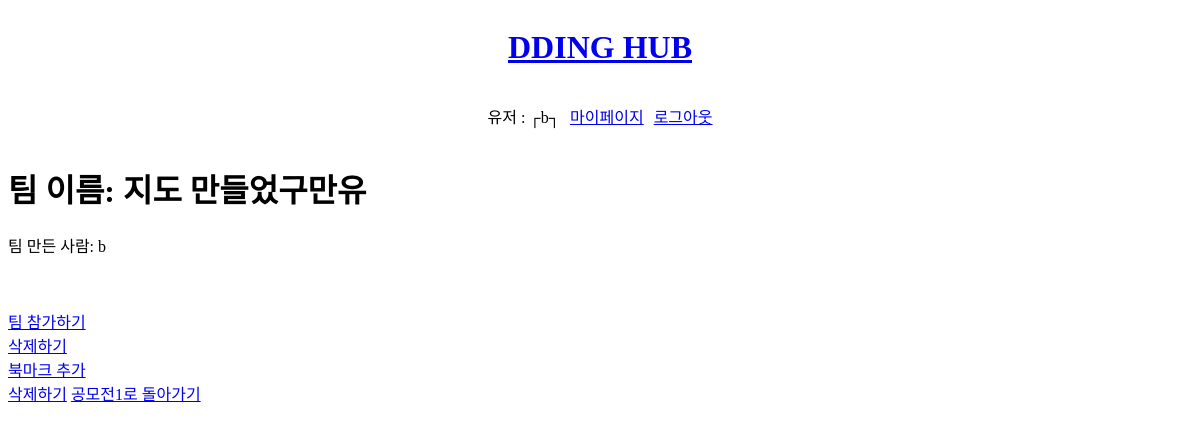
The app's page /13/13/ (signed in), older data.
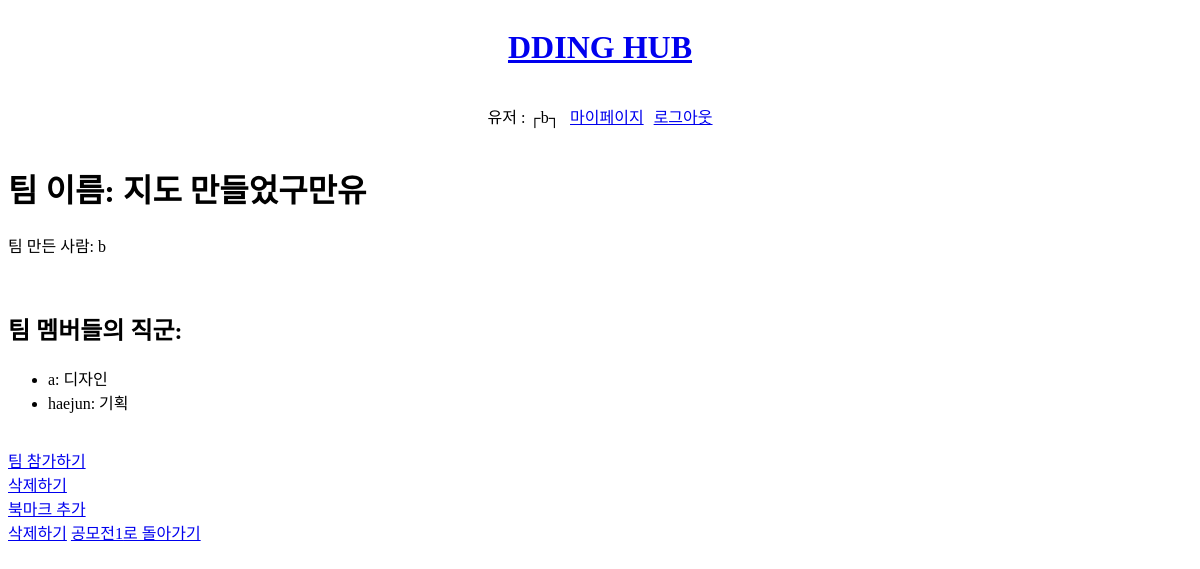
The same page, newer data.
### ddingapp/models.py (models this page shows)
class Team(models.Model):
    name = models.CharField(max_length=50)
    gongmo = models.ForeignKey(Gongmo, on_delete=models.CASCADE)
    jickgoons = models.ManyToManyField(Jickgoon, through="Member")
    created_by = models.ForeignKey(User, on_delete=models.CASCADE, null=True)

class Gongmo(models.Model):
    title = models.CharField(max_length=50)

class Member(models.Model):
    user = models.ForeignKey(User, on_delete=models.CASCADE)
    team = models.ForeignKey(Team, on_delete=models.CASCADE)
    jickgoon = models.ForeignKey(Jickgoon, on_delete=models.CASCADE)

class Jickgoon(models.Model):
    name = models.CharField(max_length=50)

### ddingapp/views.py (the view)
# urls.py: path("<int:gongmoPk>/<int:teamPk>/", views.teamDetail, name="teamDetail"),
@login_required
def teamDetail(request, gongmoPk, teamPk):
    team = get_object_or_404(Team, pk=teamPk)
    jickgoons = team.jickgoons.all()
    member = team.member_set.filter(user=request.user).first()
    if member:
        member_jickgoon = member.jickgoon.name
    else:
        member_jickgoon = None
    context = {
        'team': team,
        'jickgoons': jickgoons,
        'member_jickgoon': member_jickgoon,
    }
    return render(request, 'ddingapp/teamDetail.html', context)

### ddingapp/templates/ddingapp/teamDetail.html
{% extends 'base.html' %}
{% block body %}
<h1>팀 이름: {{ team.name }}</h1>
<p>팀 만든 사람: {{ team.created_by.username }}</p>
<br>
{% if team.member_set.all %}
<h2>팀 멤버들의 직군:</h2>
<ul>
  {% for member in team.member_set.all %}
  <li>{{ member.user.username }}: {{ member.jickgoon.name }}</li>
  {% endfor %}
</ul>
{% endif %}
<br>
<a href="/{{ team.gongmo.pk }}/{{ team.pk }}/teamJoin">팀 참가하기</a>
<br>
{% if user.is_authenticated %}
{% if user == team.created_by %}
<a href="/{{ team.gongmo.pk }}/{{ team.pk }}/teamDelete" onclick="return confirm('정말 팀을 삭제하시겠습니까?')">삭제하기</a>
<br>
{% endif %}
{% if user in team.bookmark_set.all %}
<a href="/{{ team.pk }}/bookmark/">북마크 해제</a>
{% else %}
<a href="/{{ team.pk }}/bookmark/">북마크 추가</a>
{% endif %}
{% endif %}
<br>
{% if user.is_authenticated and user == team.created_by %}
<a href="/{{ team.gongmo.pk }}/{{ team.pk }}/teamDelete" onclick="return confirm('정말 팀을 삭제하시겠습니까?')">삭제하기</a>
{% endif %}
<a href="/{{ team.gongmo.pk }}">{{ team.gongmo.title }}로 돌아가기</a>
{% endblock %}

### templates/base.html (shortened to what this page needs)
{%load static%}
<!DOCTYPE html>
<html lang="en">
<head>
</head>
<body>
  <div style="display: flex; justify-content: center;">
    <h1><a href="/">DDING HUB</a></h1>
  </div>
  {%include 'accounts.html'%}
  {%block body%}
  {%endblock%}
</body>
</html>

### templates/accounts.html
<div style="display:flex; justify-content: center; gap:10px;">
  {% if user.is_authenticated %}
  <p>유저 : ┌{{ user.username }}┐</p>
  <p><a href="/mypage/{{ user.pk }}">마이페이지</a></p>
  <p><a href="/accounts/logout">로그아웃</a></p>
  {% else %}
  <p><a href="/accounts/signup">회원가입</a></p>
  <p><a href="/accounts/login">로그인</a></p>
  {% endif %}
</div>

Row changes from the older to the newer data that the page shows:
added Member: user.username "a", jickgoon.name "디자인"
added Member: user.username "haejun", jickgoon.name "기획"
Text that changed along with them:
text now shown: "팀 멤버들의 직군:"
